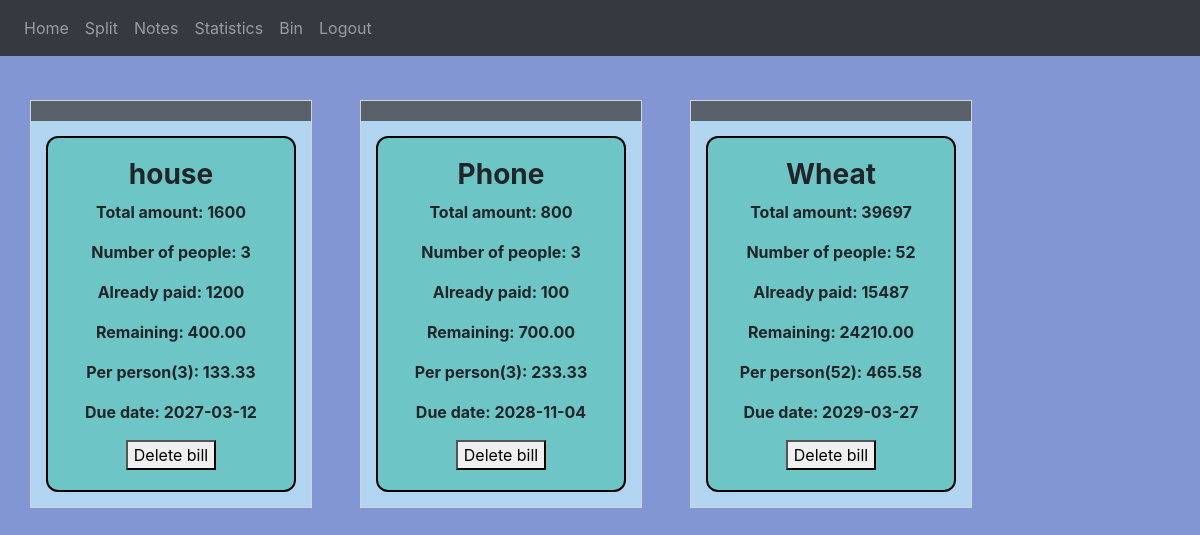
Screenshot of / (signed in) with the database file from the repository.
### website/models.py (models this page shows)
class Split(db.Model):
    id=db.Column(db.Integer, primary_key=True)
    item=db.Column(db.String(10000))
    total_amount=db.Column(db.Integer)
    number_people=db.Column(db.Integer)
    budget=db.Column(db.Integer)
    user_id=db.Column(db.Integer, db.ForeignKey('user.id'))
    is_deleted=db.Column(db.Boolean, default=False)
    due_date = db.Column(db.Date, nullable=True)
    created_at = db.Column(db.DateTime, default=func.now())

### website/auth.py (the view)
@auth.route('/', methods=['GET', 'POST'])
@login_required
def home():
    splits=Split.query.filter_by(user_id=current_user.id, is_deleted=False).all()
    notes = Note.query.filter_by(user_id=current_user.id, is_deleted=False).all()
    return render_template('home.html', user=current_user, splits=splits, notes=notes)

### website/__init__.py (called while the page is built)
def create_app():
    app = Flask(__name__)
    app.config['SECRET_KEY'] = 'asdflkjsafh lksjgsalkhgs'
    app.config['SQLALCHEMY_DATABASE_URI'] = f'sqlite:///{DB_NAME}'
    db.init_app(app)
    from .views import views
    from .auth import auth
    app.register_blueprint(views, url_prefix='/')
    app.register_blueprint(auth, url_prefix='/')
    from .models import User, Note
    create_database(app)
    login_manager = LoginManager()
    login_manager.login_view = 'auth.login'
    login_manager.init_app(app)
    @login_manager.user_loader
    def load_user(id):
        return User.query.get(int(id))
    return app

### website/templates/home.html (shortened to what this page needs)
{% extends "base.html" %} {% block title %}Home{% endblock %}
{% block content %}
        {% if not splits and not notes %}
            <h3>No Bills or Notes yet</h3>
            <button type="button" onclick="window.location.href='/split_items'">Enter your bills</button>
            <button type="button" onclick="window.location.href='/notes'">Write your notes</button>
        {% else %}
            {% for split in splits%}
            <div id="bill-{{ split.id }}" class="split-card draggable-card"  style="position: absolute; z-index: 9; background-color: rgb(177, 212, 241); border: 1px solid #d3d3d3; text-align: center;">
                <div id="bill-{{split.id}}header" style="padding:10px; cursor:move; z-index:10; background-color: #586169; color:#fff"></div>
                    <div class="bill" style="border:2px solid black; border-radius: 12px; padding:20px; margin:15px; width:250px; background-color: rgb(109, 197, 197);">
                        {% if (split.total_amount - split.budget) <= 0 %}
                            <p><strong>Paid</strong></p>
                            <h3><strong>{{split.item}}</strong></h3>
                            <p><strong>Total amount: {{split.total_amount}}</strong></p>
                            <p><strong>Number of people: {{split.number_people}}</strong></p>
                            <p><strong>Already paid: {{split.budget}}</strong></p>
                            <p><strong>
                                Remaining:
                                {{"%.2f"|format(split.total_amount - split.budget)}}
                            </strong></p>
                            <p><strong>Per person({{split.number_people}}):
                                {{"%.2f"|format((split.total_amount - split.budget)/split.number_people)}}
                            </strong></p>
                            <p><strong>Due date: {{split.due_date}}</strong></p>
                        {% else %}
                            <h3><strong>{{split.item}}</strong></h3>
                            <p><strong>Total amount: {{split.total_amount}}</strong></p>
                            <p><strong>Number of people: {{split.number_people}}</strong></p>
                            <p><strong>Already paid: {{split.budget}}</strong></p>
                            <p><strong>
                                Remaining:
                                {{"%.2f"|format(split.total_amount - split.budget)}}
                            </strong></p>
                            <p><strong>Per person({{split.number_people}}):
                                {{"%.2f"|format((split.total_amount - split.budget)/split.number_people)}}
                            </strong></p>
                            <p><strong>Due date: {{split.due_date}}</strong></p>
                        {% endif %}
                        <button type="button" onclick="deleteItem('{{split.id}}')">
                            Delete bill
                        </button>
                    </div>
            </div>
            {% endfor %}
        {% endif %}
{% endblock %}

### website/templates/base.html (style rules this page uses)
html,body { margin:0; padding:0; }

### website/templates/home.html (style rules this page uses)
body { background: #8396d4; }

### rows the page displays
Split: item "house", total_amount "1600", number_people "3", budget "1200", split.total_amount-split.budget "400.00", (split.total_amount-split.budget)/split.number_people "133.33", due_date "2027-03-12"
Split: item "Phone", total_amount "800", number_people "3", budget "100", split.total_amount-split.budget "700.00", (split.total_amount-split.budget)/split.number_people "233.33", due_date "2028-11-04"
Split: item "Wheat", total_amount "39697", number_people "52", budget "15487", split.total_amount-split.budget "24210.00", (split.total_amount-split.budget)/split.number_people "465.58", due_date "2029-03-27"
